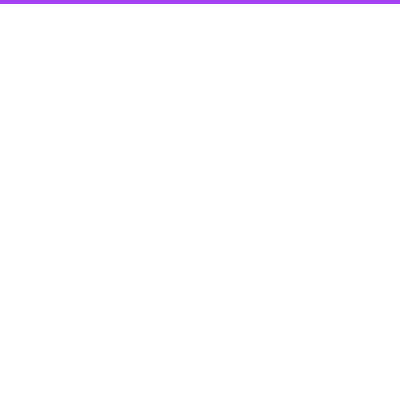
Frame 1 (no input)
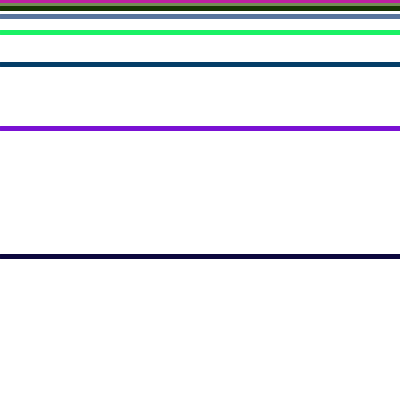
Frame 60 (the mouse pressed at the canvas centre just before this capture)
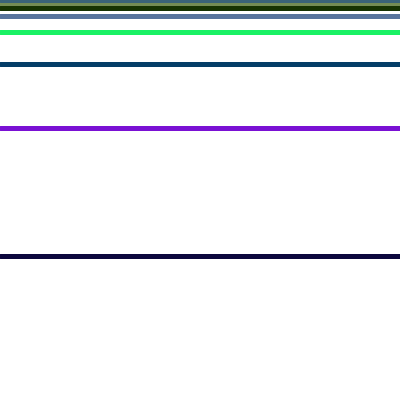
Frame 120 (the mouse held since frame 60 and released just before this capture)

The Processing sketch that drew these frames (run headless with seeded random() and noise(); from frame 60 on, the mouse is pressed at the canvas centre):

// Processing sketch: processing_135985
// ── processing_135985.pde

int x = 1;
   
void setup(){
  
 size (400, 400);
  background (255);
}
void draw (){
strokeWeight (5);
stroke(random(255), random(255), random(255));

line(0, x, 400, x);
x = x*2;


}
